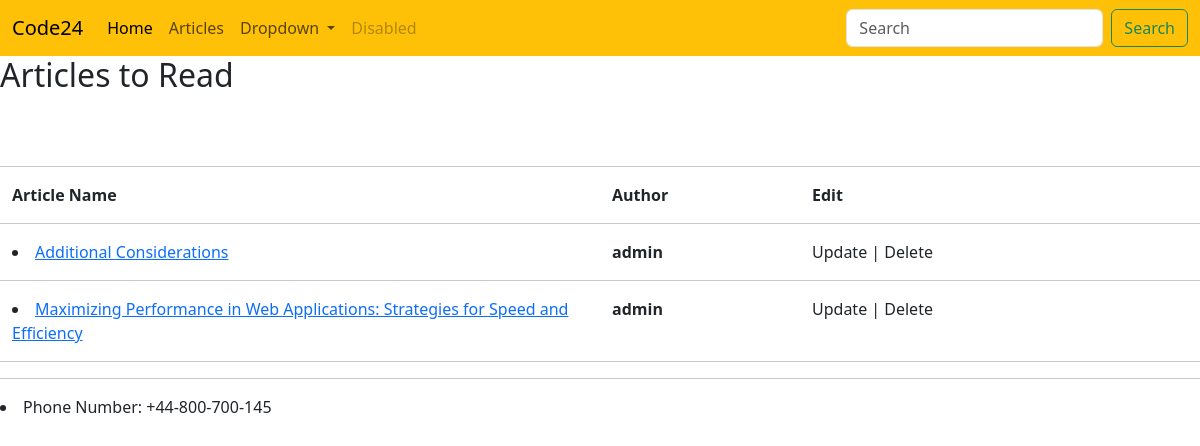
The page /articles/ on the database as committed earlier.
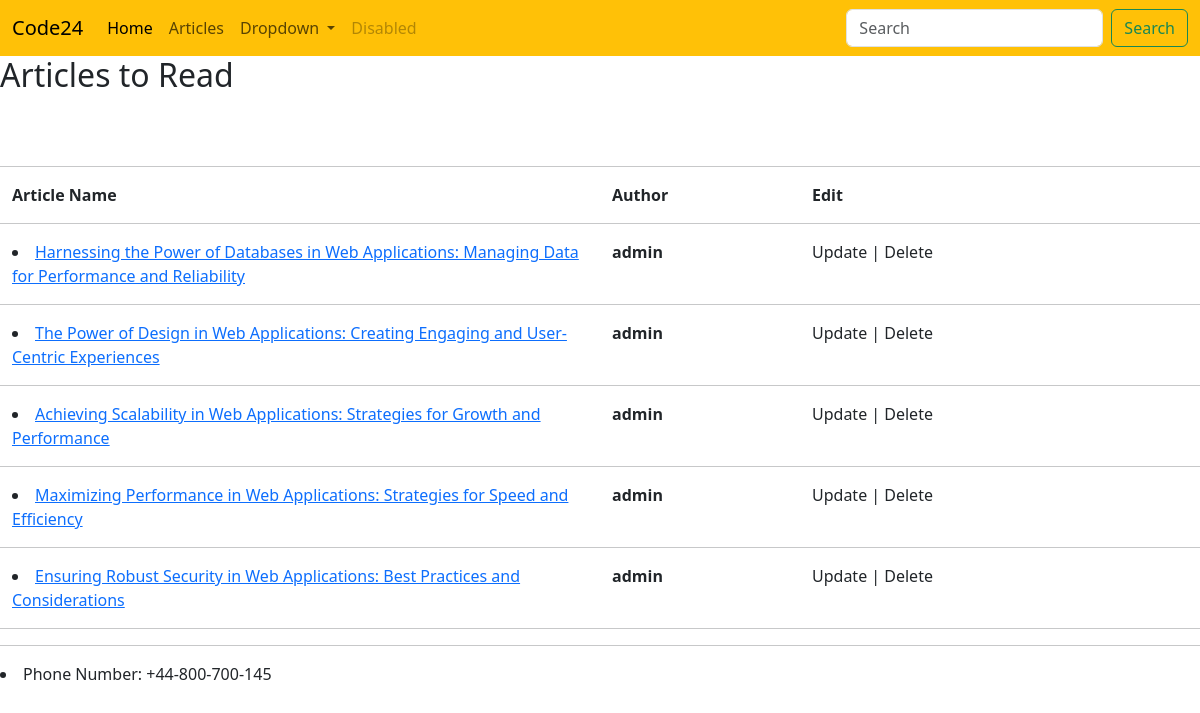
The same page on the database as committed later.
### article/models.py (models this page shows, shortened)
class ArticleModel(models.Model):
    STATUS_OF_ARTICLE = (
        ("checking" , "Checking"),
        ("rejected" , "Rejected"),
        ("published" , "Published"),
    )
    Title = models.CharField(max_length=150)
    Body  = models.TextField(max_length=10000)
    Author= models.ForeignKey("auth.user", on_delete=models.CASCADE)
    Created = models.DateTimeField(auto_now_add=True)
    Edited = models.DateTimeField(auto_now=True)
    Status = models.CharField(max_length=15, choices=STATUS_OF_ARTICLE, default="checking")
    slug   = models.SlugField(unique=True, null=True)
    class Meta:
        ordering = ("-Created",)

### article/views.py (the view)
# urls.py: path('', ArticleListView.as_view(), name = "ArticleListView_url"),
class ArticleListView(ListView):
    model = ArticleModel
    template_name = "article/ArticleListView.html"
    context_object_name  = "articles"
    def get_queryset(self):
        return ArticleModel.objects.filter(Status='published')

### template/article/ArticleListView.html (shortened to what this page needs)
{% extends "base.html" %}
{% block title %}<h2>Articles to Read</h2>{% endblock title %}
{% block content %}
<br>
<br>
<hr>
<div class="container-fluid">
    <div class="row">
    <div class="col col-lg-6 ">
        <strong>Article Name</strong>
    </div>
    <div class="col col-lg-2">
        <strong>Author</strong>
    </div>
    <div class="col col-lg-2">
       <strong>Edit</strong>
    </div>
    </div>
</div>
<hr>
{% for article in articles  %}
    <div class="container-fluid">
        <div class="row">
        <div class="col col-lg-6">
            <li><a href="{% url "ArticleDetailView_url" article.slug %}">{{article.Title}}</a></li>
        </div>
        <div class="col col-lg-2">
            <strong>{{article.Author}}</strong>
        </div>
        <div class="col col-lg-2">
           Update | Delete
        </div>
        </div>
    </div>
    <hr>
{% endfor %}
{% endblock content %}

Rows that differ between the two databases and show on the page:
removed ArticleModel: Title "Additional Considerations", Author "admin"
now on this page (row edited): ArticleModel: Title "Harnessing the Power of Databases in Web Applications: Managing Data for Performance and Reliability", Author "admin"
now on this page (row edited): ArticleModel: Title "The Power of Design in Web Applications: Creating Engaging and User-Centric Experiences", Author "admin"
now on this page (row edited): ArticleModel: Title "Achieving Scalability in Web Applications: Strategies for Growth and Performance", Author "admin"
now on this page (row edited): ArticleModel: Title "Ensuring Robust Security in Web Applications: Best Practices and Considerations", Author "admin"
